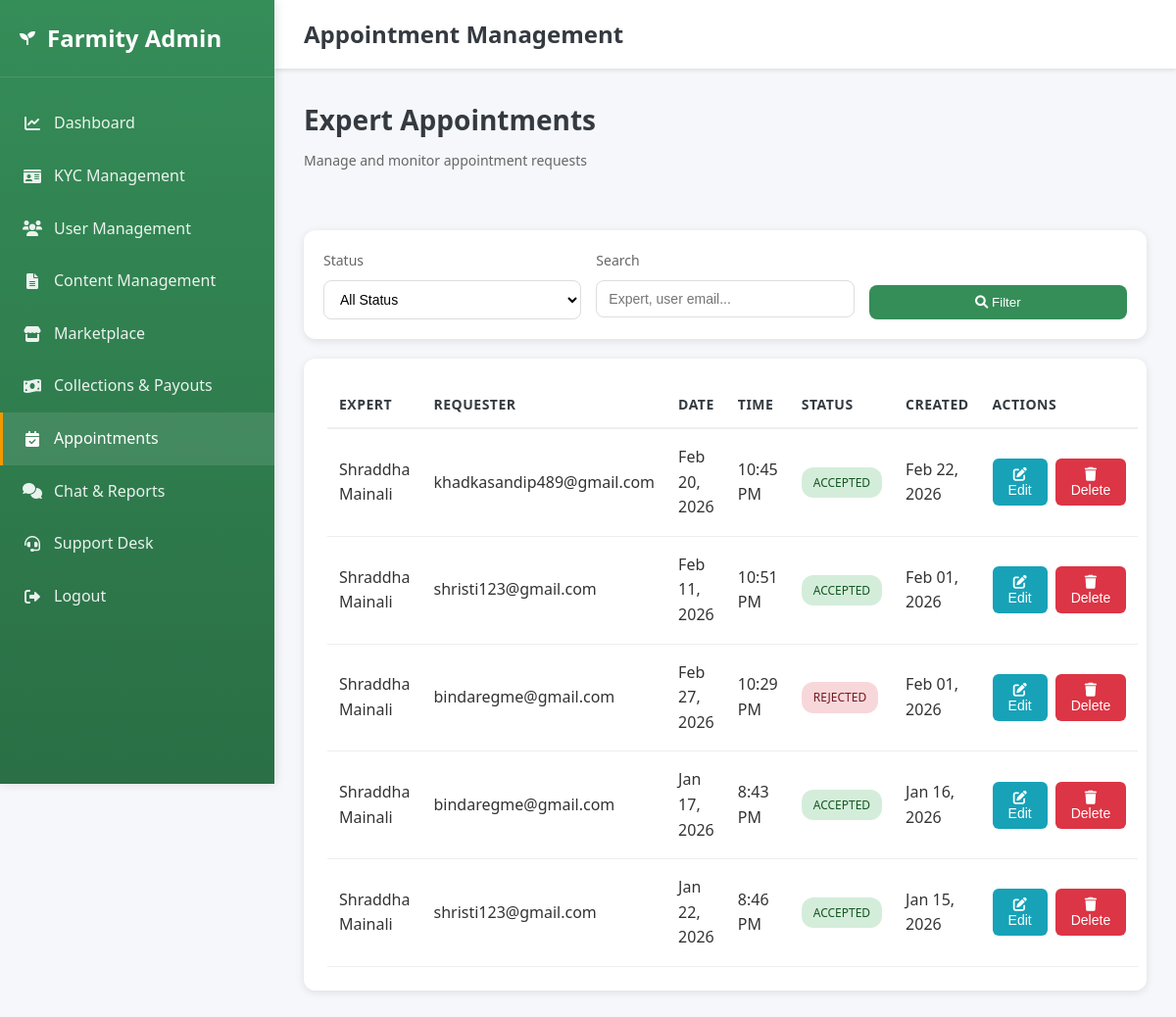
/admin-dashboard/appointments/ (signed in), run on an earlier commit of the app's database.
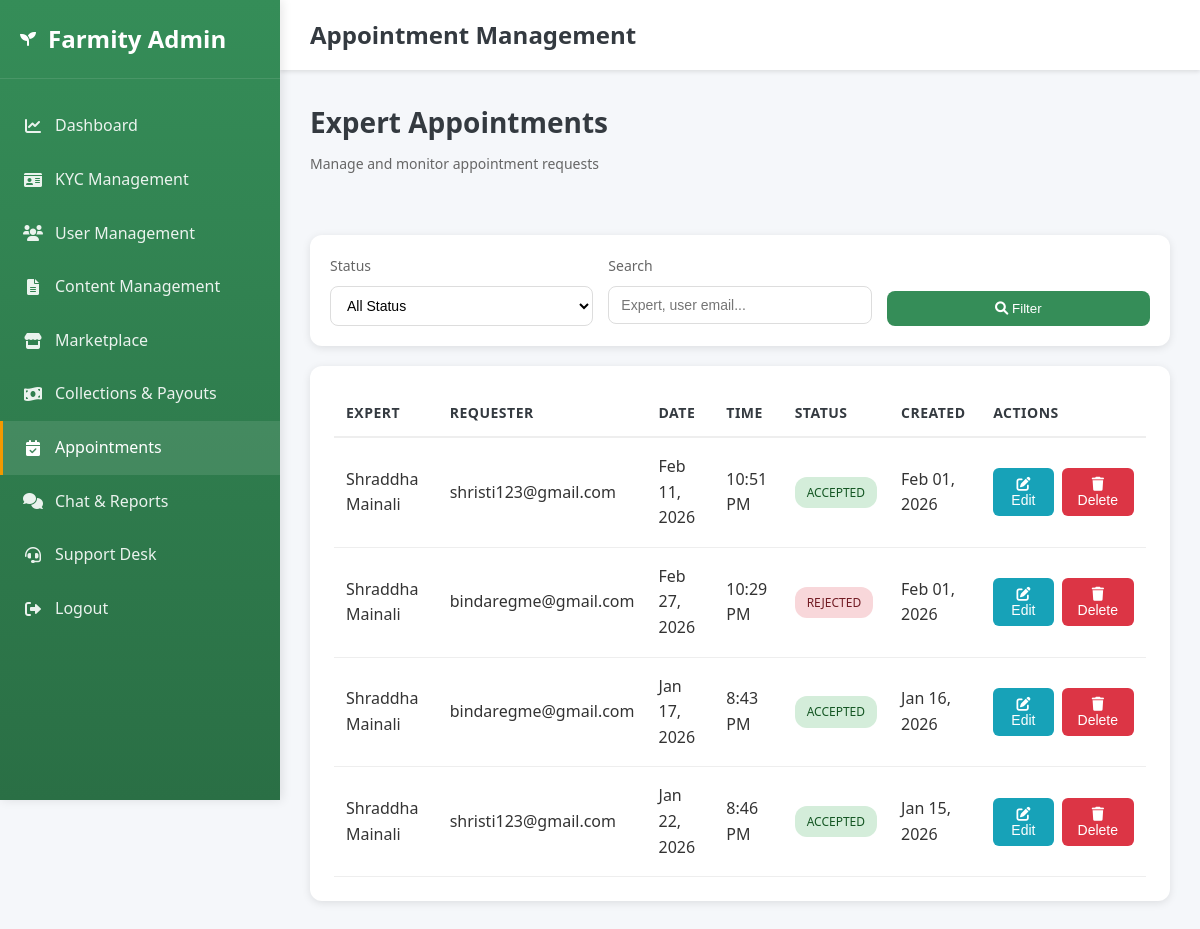
And on a later commit of the database.
### accounts/models.py (models this page shows, shortened)
class ExpertAppointment(models.Model):
    STATUS_PENDING = 'pending'
    STATUS_ACCEPTED = 'accepted'
    STATUS_REJECTED = 'rejected'
    STATUS_CHOICES = (
        (STATUS_PENDING, 'Pending'),
        (STATUS_ACCEPTED, 'Accepted'),
        (STATUS_REJECTED, 'Rejected'),
    )
    VISIT_VISITED = 'visited'
    VISIT_WILL_VISIT = 'will_visit'
    VISIT_WAITING = 'waiting'
    VISIT_CHOICES = (
        (VISIT_VISITED, 'Visited'),
        (VISIT_WILL_VISIT, 'Will visit'),
        (VISIT_WAITING, 'They have to wait'),
    )
    expert = models.ForeignKey(ExpertProfile, on_delete=models.CASCADE, related_name='appointments')
    requester = models.ForeignKey(User, on_delete=models.CASCADE, related_name='appointments')
    requested_date = models.DateField()
    requested_time = models.TimeField()
    message = models.TextField(blank=True, null=True)
    status = models.CharField(max_length=20, choices=STATUS_CHOICES, default=STATUS_PENDING)
    response_message = models.TextField(blank=True, null=True, help_text='Doctor message: reason for reject or note for accept.')
    visit_status = models.CharField(max_length=20, choices=VISIT_CHOICES, blank=True, null=True, help_text='For accepted appointments: Visited / Will visit / They have to wait.')
    created_at = models.DateTimeField(auto_now_add=True)
    updated_at = models.DateTimeField(auto_now=True)
    class Meta:
        ordering = ('-created_at',)

class ExpertProfile(models.Model):
    user = models.OneToOneField(User, on_delete=models.CASCADE, related_name='expert_profile')
    name = models.CharField(max_length=255, blank=True, null=True)
    photo = models.ImageField(upload_to='expert_photos/', blank=True, null=True)
    qualification = models.CharField(max_length=255, blank=True, null=True)
    specialization = models.CharField(max_length=255, blank=True, null=True)
    experience = models.CharField(max_length=50, blank=True, null=True)

class User(AbstractBaseUser, PermissionsMixin):
    ROLE_CHOICES = (
        ('admin', 'Admin'),
        ('buyer', 'Buyer'),
        ('farmer', 'Farmer'),
        ('agricultural_expert', 'Agricultural Expert'),
        ('vendor', 'Vendor'),
    )
    email = models.EmailField(unique=True)
    phone = models.CharField(max_length=10, unique=True, blank=True, null=True)
    role = models.CharField(max_length=20, choices=ROLE_CHOICES, default='buyer')
    is_active = models.BooleanField(default=True)
    email_verified = models.BooleanField(default=False)
    is_verified = models.BooleanField(default=False)
    is_staff = models.BooleanField(default=False)
    date_joined = models.DateTimeField(auto_now_add=True)
    objects = UserManager()
    USERNAME_FIELD = 'email'
    REQUIRED_FIELDS = []

### accounts/views.py (the view, shortened to what this page needs)
# urls.py: path('admin-dashboard/appointments/', admin_appointment_management, name='admin_appointment_management'),
@login_required
def admin_appointment_management(request):
    if request.user.role != 'admin':
        return _redirect_to_role_home_response(request.user)
    status_filter = request.GET.get('status', 'all')
    search_query = request.GET.get('search', '').strip()
    appointments = ExpertAppointment.objects.select_related(
        'expert', 'expert__user', 'requester'
    ).order_by('-created_at')
    if status_filter != 'all':
        appointments = appointments.filter(status=status_filter)
    if search_query:
        appointments = appointments.filter(
            Q(expert__name__icontains=search_query) |
            Q(expert__user__email__icontains=search_query) |
            Q(requester__email__icontains=search_query)
        )
    total_appointments = ExpertAppointment.objects.count()
    pending_appointments = ExpertAppointment.objects.filter(status=ExpertAppointment.STATUS_PENDING).count()
    accepted_appointments = ExpertAppointment.objects.filter(status=ExpertAppointment.STATUS_ACCEPTED).count()
    rejected_appointments = ExpertAppointment.objects.filter(status=ExpertAppointment.STATUS_REJECTED).count()
    context = {
        'appointments': appointments,
        'status_filter': status_filter,
        'search_query': search_query,
        'total_appointments': total_appointments,
        'pending_appointments': pending_appointments,
        'accepted_appointments': accepted_appointments,
        'rejected_appointments': rejected_appointments,
    }
    return render(request, 'admin_appointment_management.html', context)

### accounts/context_processors.py (called while the page is built)
def admin_collections_payouts_summary(request):
    if not request.user.is_authenticated or getattr(request.user, 'role', None) != 'admin':
        return {}
    from .models import Order
    collected = Order.objects.filter(payment_status=Order.PAYMENT_STATUS_COMPLETED)
    total_collected = collected.aggregate(t=Sum('total_amount'))['t'] or Decimal('0')
    pending_q = Q(payout_status__isnull=True) | Q(payout_status=Order.PAYOUT_PENDING)
    total_pending = collected.filter(pending_q).aggregate(t=Sum('total_amount'))['t'] or Decimal('0')
    total_paid_out = total_collected - total_pending
    return {
        'admin_total_collected': float(total_collected),
        'admin_total_pending_payout': float(total_pending),
        'admin_total_paid_out': float(total_paid_out),
    }

### templates/admin_appointment_management.html (shortened to what the changed rows need)
<!DOCTYPE html>
<html lang="en">
<head>
    <link rel="stylesheet" href="/static/css/style.css">
    <link href="https://cdnjs.cloudflare.com/ajax/libs/font-awesome/6.0.0/css/all.min.css" rel="stylesheet">
</head>
<body>
    <aside class="sidebar">
        <div class="sidebar-header">
            <h2>Farmity Admin</h2>
        </div>
    </aside>
    <div class="main-content">
        <header class="top-header">
            <h1 class="header-title">Appointment Management</h1>
        </header>
        <div class="dashboard-content">
            <div class="page-header">
                <h2 class="page-title">Expert Appointments</h2>
            </div>
            <div class="table-container">
                {% if appointments %}
                <table class="data-table">
                    <thead>
                        <tr>
                            <th>Expert</th>
                            <th>Requester</th>
                            <th>Date</th>
                            <th>Time</th>
                            <th>Status</th>
                            <th>Created</th>
                            <th>Actions</th>
                        </tr>
                    </thead>
                    <tbody>
                        {% for appointment in appointments %}
                        <tr>
                            <td>{{ appointment.expert.name|default:appointment.expert.user.email }}</td>
                            <td>{{ appointment.requester.email }}</td>
                            <td>{{ appointment.requested_date|date:"M d, Y" }}</td>
                            <td>{{ appointment.requested_time|time:"g:i A" }}</td>
                            <td>
                                <span class="status-badge {{ appointment.status }}">{{ appointment.get_status_display }}</span>
                            </td>
                            <td>{{ appointment.created_at|date:"M d, Y" }}</td>
                            <td>
                                <div class="action-buttons">
                                    <button class="btn btn-edit" onclick="openEditAppointmentModal({{ appointment.id }}, '{{ appointment.requested_date }}', '{{ appointment.requested_time }}', '{{ appointment.status }}', '{{ appointment.message|default:""|escapejs }}', '{{ appointment.response_message|default:""|escapejs }}')">
                                        <i class="fas fa-edit"></i> Edit
                                    </button>
                                    <button class="btn btn-delete" onclick="confirmDeleteAppointment({{ appointment.id }})">
                                        <i class="fas fa-trash"></i> Delete
                                    </button>
                                </div>
                            </td>
                        </tr>
                        {% endfor %}
                    </tbody>
                </table>
                {% else %}
                <p style="text-align: center; padding: 40px; color: #999;">No appointments found</p>
                {% endif %}
            </div>
        </div>
    </div>
</body>
</html>

What changed in the data, as far as the page shows it:
removed ExpertAppointment: expert.name "Shraddha Mainali", requester.email "khadkasandip489@gmail.com", requested_date "Feb 20, 2026", requested_time "10:45 PM", status "ACCEPTED", created_at "Feb 22, 2026"
